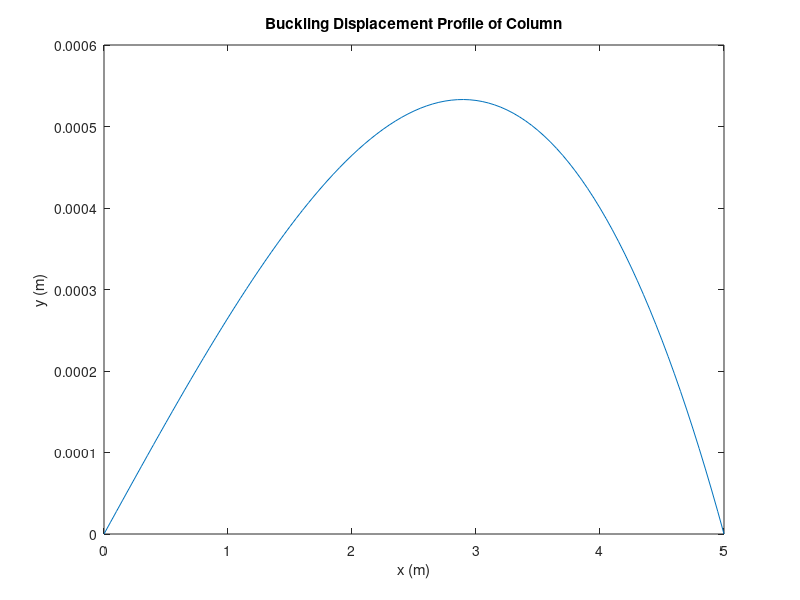

Here is the MATLAB script that generated this plot:
% Column Buckling Parameters
L = 5;
P = 2000;
E = 71e9;
b = 0.05;
h = 0.1;

x_points = 0:0.05:L;
N = length(x_points);

% Column Properties
I = (b * h^3) / 12;   % Moment of inertia (m^4)
coefficient = P / (E * I);  % Coefficient for differential equation
A = zeros(N-2, N-2);
rhs = zeros(N-2, 1);

for i = 2:N-1
    if i > 2
        A(i-1, i-2) = 1; % Sub-diagonal
    end
    A(i-1, i-1) = -(2 + 0.05^2 * coefficient); % Main diagonal
    if i < N-1
        A(i-1, i) = 1; % Super-diagonal
    end
    rhs(i-1) = -0.05^2 * coefficient * (0.05 * x_points(i) / L);
end
y_vals = A \ rhs; 
y = [0; y_vals; 0]; % Add boundary conditions (y = 0 at both ends)

% Plot the Results
plot(x_points, y);
xlabel('x (m)');
ylabel('y (m)');
title('Buckling Displacement Profile of Column');